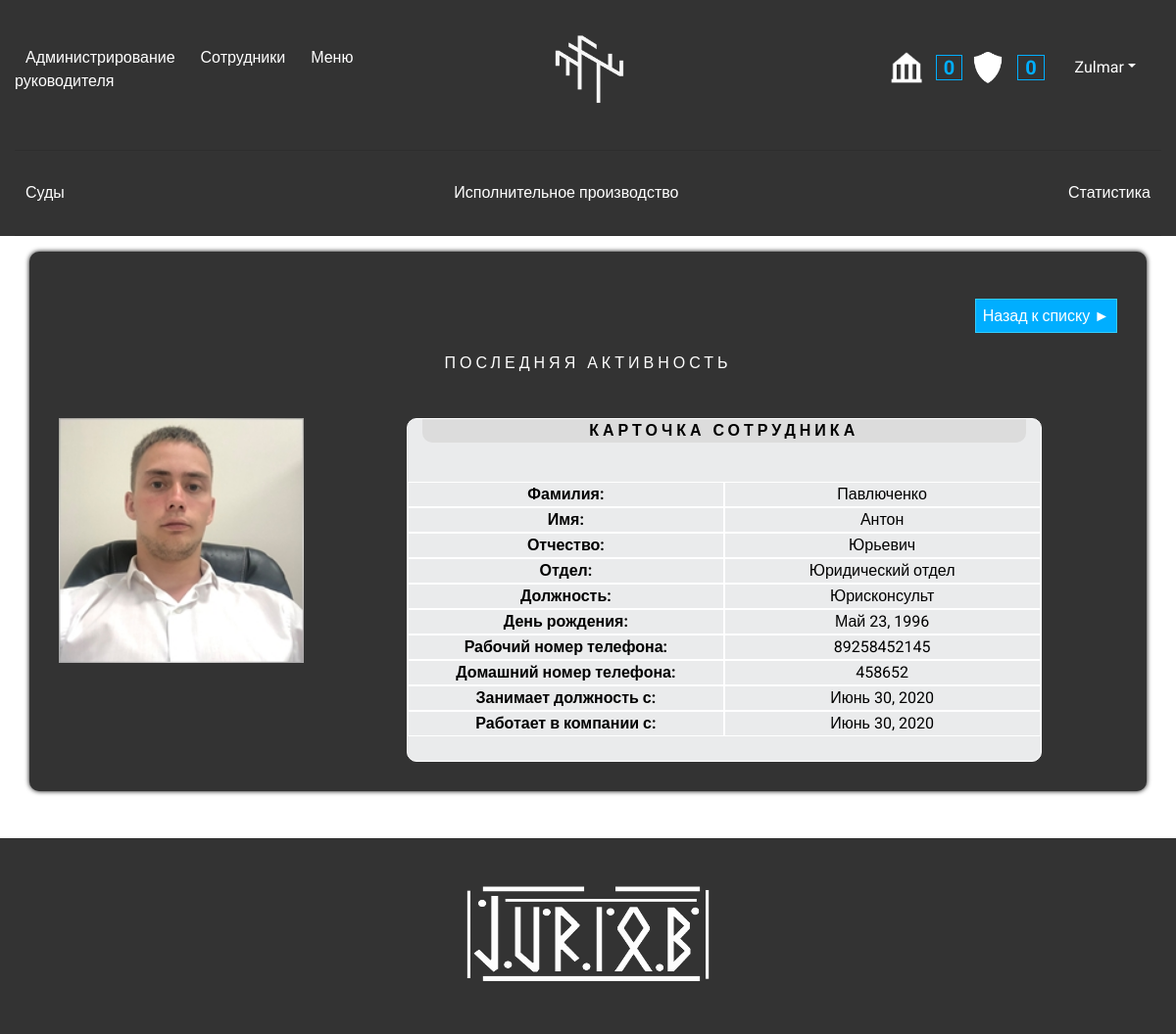
The app's page /profiles/4/ (signed in) with its own data.
### profiles/models.py (models this page shows, shortened)
class Profiles(models.Model):
    user = models.OneToOneField(User, on_delete=models.CASCADE)
    surname = models.CharField(max_length=100, blank=True)
    name = models.CharField(max_length=100, blank=True, default = "Новый пользователь, добавьте информацию в профиль")
    fathers_name = models.CharField(max_length=100, blank=True)
    birthday = models.DateField(blank=True, null = True)
    icq = models.CharField(max_length=30, blank=True)
    skype = models.CharField(max_length=30, blank=True)
    phone_number_job = models.CharField(max_length=30, blank=True, null = True)
    phone_number_home = models.CharField(max_length=30, blank=True, null = True)
    position = models.ForeignKey(Position, on_delete = models.CASCADE, null = True)
    position_date = models.DateField(blank=True, null = True)
    work_is_date = models.DateField(blank=True, null = True)
    department = models.ForeignKey(Department, on_delete = models.CASCADE, null = True)
    avatar = models.ImageField(upload_to='avatars', default = None)
    is_online = models.BooleanField(default=False)
    only_their_courts = models.BooleanField(default=False)
    courts_common_jurisdiction = models.BooleanField(default=False)

class Department(models.Model):
    department = models.CharField(max_length=70, blank=True)
    def __str__(self):
        return self.department

class Position(models.Model):
    position = models.CharField(max_length=70, blank=True, null = True)
    def __str__(self):
        return self.position

### profiles/views.py (the view)
@permission_required('profiles.view_profiles')
def profile_detail(request, pk):
    if request.user.is_authenticated:
        profile = get_object_or_404(Profiles, pk=pk)
        user_activity = OnlineUserActivity.objects.get(user_id=profile.user.id)
        if request.method == "POST":
            form = ProfileForm(request.POST, request.FILES, instance=profile)
            if form.is_valid():
                form = form.save(commit=False)
                profile.save()
                return redirect(profile_detail, pk)
        else:
            form = ProfileForm(instance=profile)
        courts_read_count = Courts.objects.filter(Q(arhive=False) & Q(is_complete=True))
        execution_read_count = Executions.objects.filter(arhive=False)
        try:
            supervisor = Supervisor.objects.get(court_author_vision=True)
            if supervisor.court_author_vision == True:
                courts_read_count = Courts.objects.filter(
                    Q(author=request.user) | Q(responsible=request.user) | Q(observer=request.user) & (Q(arhive=False) & Q(is_complete=True)))
        except ObjectDoesNotExist:
            courts_read_count = Courts.objects.filter(Q(arhive=False) & Q(is_complete=True))
        if request.user.is_staff | request.user.is_superuser:
            courts_read_count = Courts.objects.filter(Q(arhive=False) & Q(is_complete=True))
        unread_courts_count = 0
        for court_obj in courts_read_count:
            for user_court_item in court_obj.read_court_users.all():
                if user_court_item == request.user:
                    unread_courts_count = unread_courts_count + 1
        try:
            supervisor = Supervisor.objects.get(ex_author_vision=True)
            if supervisor.ex_author_vision == True:
                execution_read_count = Executions.objects.filter(
                    Q(author=request.user) | Q(responsible=request.user) | Q(observer=request.user) & Q(
                        arhive=False))
        except ObjectDoesNotExist:
            execution_read_count = Executions.objects.filter(arhive=False)
        if request.user.is_staff | request.user.is_superuser:
            execution_read_count = Executions.objects.filter(arhive=False)
        unread_executions_count = 0
        for ex_obj in execution_read_count:
            for user_ex_item in ex_obj.read_execution_users.all():
                if user_ex_item == request.user:
                    unread_executions_count = unread_executions_count + 1
        template = 'profiles/profile_detail.html'
        context = {
            'profile': profile,
            'form': form,
            'user_activity':user_activity,
            'unread_executions_count': unread_executions_count,
            'unread_courts_count': unread_courts_count,
        }
        return render(request, template, context)
    return redirect('login_page')

### profiles/templates/profiles/profile_detail.html (shortened to what this page needs)
{% extends 'mainpage/base.html' %}
{% block content %}
<div class="container dark_block_bg br_10 padding_10">
	<br >
	<div align="right"><a class="block_like_link_btn_blue" href="{% url 'profiles' %}">Назад к списку &#9658;</a></div>
	<br >
	<div class="block_name" align="center">Последняя активность {{ user_activity.last_activity }}</div>
	<br >
	<div class="row">
		<div class="col-lg-3">
			<div class="user_card_avatar" align="center"><img class="profile-ava-detail" height="250px" width="250px" src="{{ profile.avatar.url }}"></div>
		</div>
		<div class="col-lg-1"></div>
		<div class="col-lg-7 user_card_block">
			<p class="block_name user_card_header" align="center"><strong>Карточка сотрудника</strong></p>
			<br />
			<div class="row">
				<div align="" class="col-lg-6 user_card_field">
					<b>Фамилия:</b>
				</div>
				<div align="" class="col-lg-6 user_card_field">
					{{ profile.surname }}
				</div>
			</div>
			<div class="row">
				<div align="" class="col-lg-6 user_card_field">
					<b>Имя:</b>
				</div>
				<div align="" class="col-lg-6 user_card_field">
					{{ profile.name }}
				</div>
			</div>
			<div class="row">
				<div align="" class="col-lg-6 user_card_field">
					<b>Отчество:</b>
				</div>
				<div align="" class="col-lg-6 user_card_field">
					{{ profile.fathers_name }}
				</div>
			</div>
			<div class="row">
				<div align="" class="col-lg-6 user_card_field">
					<b>Отдел:</b>
				</div>
				<div align="" class="col-lg-6 user_card_field">
					{{ profile.department }}
				</div>
			</div>
			<div class="row">
				<div align="" class="col-lg-6 user_card_field">
					<b>Должность:</b>
				</div>
				<div align="" class="col-lg-6 user_card_field">
					{{ profile.position }}
				</div>
			</div>
			<div class="row">
				<div align="" class="col-lg-6 user_card_field">
					<b>День рождения:</b>
				</div>
				<div align="" class="col-lg-6 user_card_field">
					{{ profile.birthday }}
				</div>
			</div>
			<div class="row">
				<div align="" class="col-lg-6 user_card_field">
					<b>Рабочий номер телефона:</b>
				</div>
				<div align="" class="col-lg-6 user_card_field">
					{{ profile.phone_number_job }}
				</div>
			</div>
			<div class="row">
				<div align="" class="col-lg-6 user_card_field">
					<b>Домашний номер телефона:</b>
				</div>
				<div align="" class="col-lg-6 user_card_field">
					{{ profile.phone_number_home }}
				</div>
			</div>
			<div class="row">
				<div align="" class="col-lg-6 user_card_field">
					<b>Занимает должность с:</b>
				</div>
				<div align="" class="col-lg-6 user_card_field">
					{{ profile.position_date }}
				</div>
			</div>
			<div class="row">
				<div align="" class="col-lg-6 user_card_field">
					<b>Работает в компании с:</b>
				</div>
				<div align="" class="col-lg-6 user_card_field">
					{{ profile.work_is_date }}
				</div>
			</div>
			<div class="col-lg-1"></div>
			<br />
		</div>
	</div>
</div>
{% endblock %}

### mainpage/templates/mainpage/base.html (shortened to what this page needs)
{% load static %}
<!DOCTYPE html>
<html>
<head>
	<link rel="stylesheet" href="https://stackpath.bootstrapcdn.com/bootstrap/4.5.2/css/bootstrap.min.css">
	<link rel="stylesheet" href="https://maxcdn.bootstrapcdn.com/bootstrap/4.0.0/css/bootstrap.min.css">
	<link type="text/css" rel="stylesheet" href="{% static 'css/style.css' %}">
</head>
<body>
{% if user.is_authenticated %}
	 <div class="container-fluid navbar_block">
  <header class="blog-header py-3">
    <div class="row flex-nowrap justify-content-between align-items-center">
      <div class="col-4 pt-1">
        <a class="p-2 navbarlink" href="{% url 'admin:index' %}">Администрирование</a>
	  	<a class="p-2 navbarlink" href="{% url 'profiles' %}">Сотрудники</a>
		{% if request.user.is_staff and user.is_authenticated %}
      	<a class="p-2 navbarlink" href="{% url 'supervisor' %}">Меню руководителя</a>
		{% endif %}
      </div>
      <div class="col-4 text-center">
        <a class="blog-header-logo text-white
	" href="{% url 'mainpage' %}"><img alt="Суды" class="margin_10 logo_container" src="{{ MEDIA_URL }}/icons/abstract_icon_white.png" height="80px" width="80px"/></a>
	  </div>
      <div class="col-4 d-flex justify-content-end align-items-center">
		  <a href="{% url 'court' %}"><img alt="Суды" class="margin_5" src="{{ MEDIA_URL }}/icons/court_house_white.png" height="32px" width="32px"/> <span class="notification_counter margin_5">{{ unread_courts_count }}</span></a>
		  <a href="{% url 'executions' %}"><img alt="И.производства" class="margin_5" src="{{ MEDIA_URL }}/icons/shield_white.png" height="32px" width="32px"/> <span class="notification_counter margin_5">{{ unread_executions_count }}</span></a>
       {% if user.is_authenticated %}
			<div class="tabs" id="tabs">
            <div class="tab" id="tab_2">
				<a class="nav-link dropdown-toggle margin_10" href="http://example.com"  data-toggle="dropdown" aria-haspopup="true" aria-expanded="false">{{ request.user }}</a>
			</div>
			</div>
			{% else %}
			<div><a class="float-right nav-link" href="{% url 'login_page' %}"><strong>Войти</strong></a></div>
			{% endif %}
      </div>
    </div>
  </header>
<hr />
  <div class="nav-scroller py-1 mb-2">
    <nav class="nav d-flex justify-content-between">
      <a class="p-2 navbarlink" href="{% url 'court' %}">Суды</a>
      <a class="p-2 navbarlink" href="{% url 'executions' %}">Исполнительное производство</a>
	  <a class="p-2 navbarlink" href="{% url 'all_statistic' %}">Статистика</a>
    </nav>
  </div>
<hr />
</div>
{% endif %}
	{% block content %}
    {% endblock content %}
{% if user.is_authenticated %}
	{% include 'mainpage/footer.html' %}
{% endif %}
</body>
</html>

### static/static_dev/css/style.css (style rules this page uses)
* { font-family: 'Roboto', sans-serif; }
a { text-decoration:none !important; color:#00aeff; }
.navbar_block { background:#333; }
.navbarlink { color:white; border: 3px solid transparent; transition: 300ms,background-color 50ms,border-color 300ms; }
.block_like_link_btn_blue { border:none; color:white; background:#00aeff; transition: 200ms,background-color 200ms,border-color 200ms; border: solid 1px #33ccff; text-decoration:none; padding:7px; }
.dark_block_bg { background:#333; color:white; padding:15px; position:relative; min-height:300px; z-index:10; box-shadow: 0 0 5px black; }
.br_10 { border-radius:10px; }
.user_card_avatar { margin-top:20px; }
.user_card_block { border: 1px solid #ffffff; background:#eaebec; color:black; margin-top:20px; border-radius:10px; text-align:center; }
.user_card_header { background:#dcdcdc; border-radius:0px 0px 10px 10px; }
.user_card_field { border: 1px solid #ffffff; }
.logo_container { height:85px; width:85px; transition: 0.5s; }
.block_name { letter-spacing:4px; text-transform:uppercase; }
.padding_10 { padding:30px; }
.notification_counter { font-weight:bold; font-size:20px; border:solid 1px; padding-left:7px; padding-right:7px; position:relative; top:3px; }
.margin_10 { margin:10px; }
.margin_5 { margin:5px; }
.dropdown-toggle { color:white !important; }

### records on screen
Profiles: avatar (picture), surname "Павлюченко", name "Антон", fathers_name "Юрьевич", department "Юридический отдел", position "Юрисконсульт", birthday "Май 23, 1996", phone_number_job "89258452145", phone_number_home "458652", position_date "Июнь 30, 2020", work_is_date "Июнь 30, 2020"

### other values on screen
{{ unread_courts_count }} "0"
{{ unread_executions_count }} "0"
{{ request.user }} "Zulmar"
